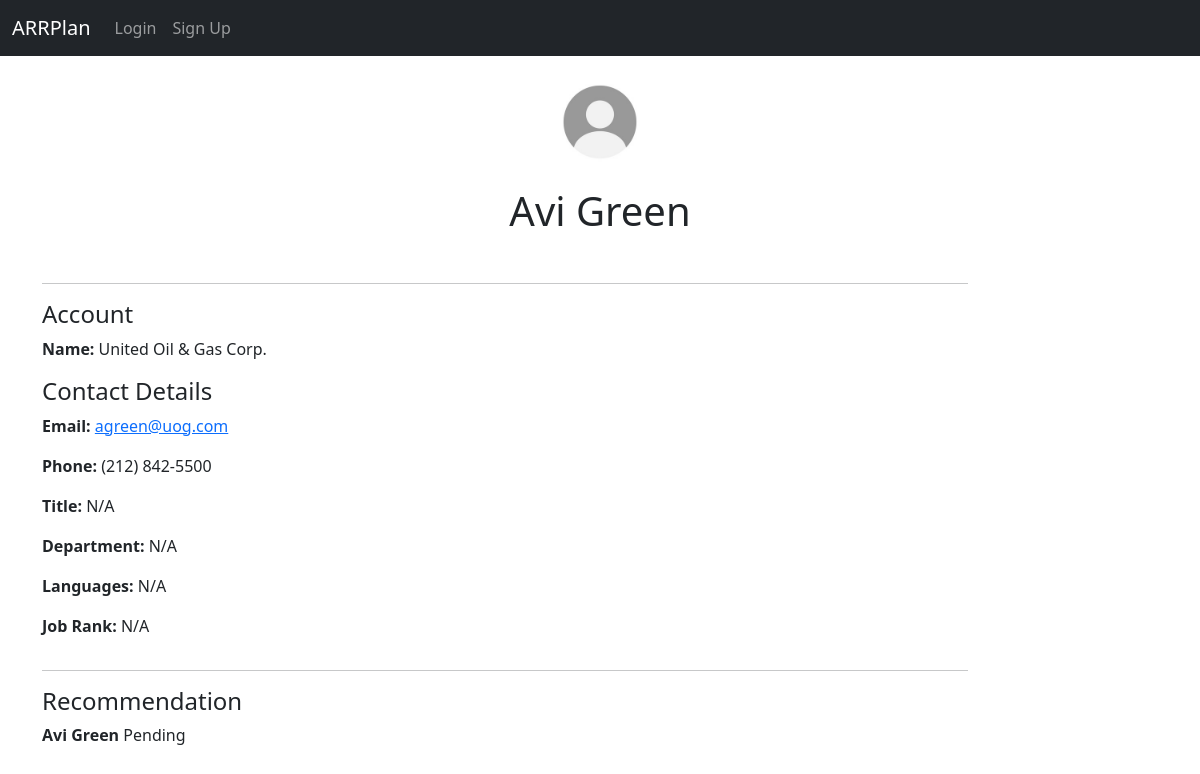
Screenshot of /contact/003Dp000004PLeQIAW with the database file from the repository.
### app/models.py (models this page shows, shortened)
class Contact(db.Model):
    __tablename__ = 'contact'
    Id = db.Column(db.String, primary_key=True)
    IsDeleted = db.Column(db.Boolean)
    MasterRecordId = db.Column(db.String)
    AccountId = db.Column(db.String, db.ForeignKey('account.Id'))
    LastName = db.Column(db.String)
    FirstName = db.Column(db.String)
    Salutation = db.Column(db.String)
    Name = db.Column(db.String)
    MailingStreet = db.Column(db.String)
    MailingCity = db.Column(db.String)
    MailingState = db.Column(db.String)
    MailingPostalCode = db.Column(db.String)
    MailingCountry = db.Column(db.String)
    MailingLatitude = db.Column(db.Float)
    MailingLongitude = db.Column(db.Float)
    MailingGeocodeAccuracy = db.Column(db.String)
    Phone = db.Column(db.String)
    Fax = db.Column(db.String)
    MobilePhone = db.Column(db.String)
    HomePhone = db.Column(db.String)
    OtherPhone = db.Column(db.String)
    AssistantPhone = db.Column(db.String)
    ReportsToId = db.Column(db.String)
    Email = db.Column(db.String)
    Title = db.Column(db.String)
    Department = db.Column(db.String)
    AssistantName = db.Column(db.String)
    LeadSource = db.Column(db.String)
    Birthdate = db.Column(db.Date)
    Description = db.Column(db.String)
    OwnerId = db.Column(db.String)
    CreatedDate = db.Column(db.DateTime)
    CreatedById = db.Column(db.String)
    LastModifiedDate = db.Column(db.DateTime)
    LastModifiedById = db.Column(db.String)
    SystemModstamp = db.Column(db.DateTime)
    LastActivityDate = db.Column(db.Date)
    LastCURequestDate = db.Column(db.Date)
    LastCUUpdateDate = db.Column(db.Date)
    LastViewedDate = db.Column(db.Date)
    LastReferencedDate = db.Column(db.Date)
    EmailBouncedReason = db.Column(db.String)
    EmailBouncedDate = db.Column(db.Date)
    IsEmailBounced = db.Column(db.Boolean)
    PhotoUrl = db.Column(db.String)
    Jigsaw = db.Column(db.String)
    JigsawContactId = db.Column(db.String)
    CleanStatus = db.Column(db.String)
    IndividualId = db.Column(db.String)
    Level__c = db.Column(db.String)
    Languages__c = db.Column(db.String)
    JobRank = db.Column(db.Integer)
    Recommendation = db.Column(db.Text)
    IsPartnerRep = db.Column(db.Boolean, default=False)
    LinkedInUrl = db.Column(db.String)

class Account(db.Model):
    __tablename__ = 'account'
    Id = db.Column(db.String, primary_key=True)
    IsDeleted = db.Column(db.Boolean)
    MasterRecordId = db.Column(db.String)
    Name = db.Column(db.String)
    Type = db.Column(db.String)
    ParentId = db.Column(db.String)
    BillingStreet = db.Column(db.String)
    BillingCity = db.Column(db.String)
    BillingState = db.Column(db.String)
    BillingPostalCode = db.Column(db.String)
    BillingCountry = db.Column(db.String)
    BillingLatitude = db.Column(db.Float)
    BillingLongitude = db.Column(db.Float)
    BillingGeocodeAccuracy = db.Column(db.String)
    ShippingStreet = db.Column(db.String)
    ShippingCity = db.Column(db.String)
    ShippingState = db.Column(db.String)
    ShippingPostalCode = db.Column(db.String)
    ShippingCountry = db.Column(db.String)
    ShippingLatitude = db.Column(db.Float)
    ShippingLongitude = db.Column(db.Float)
    ShippingGeocodeAccuracy = db.Column(db.String)
    Phone = db.Column(db.String)
    Fax = db.Column(db.String)
    AccountNumber = db.Column(db.String)
    Website = db.Column(db.String)
    PhotoUrl = db.Column(db.String)
    Sic = db.Column(db.String)
    Industry = db.Column(db.String)
    AnnualRevenue = db.Column(db.Float)
    NumberOfEmployees = db.Column(db.Integer)
    Ownership = db.Column(db.String)
    TickerSymbol = db.Column(db.String)
    Description = db.Column(db.String)
    Rating = db.Column(db.String)
    Site = db.Column(db.String)
    OwnerId = db.Column(db.String)
    CreatedDate = db.Column(db.DateTime)
    CreatedById = db.Column(db.String)
    LastModifiedDate = db.Column(db.DateTime)
    LastModifiedById = db.Column(db.String)
    SystemModstamp = db.Column(db.DateTime)
    LastActivityDate = db.Column(db.Date)
    LastViewedDate = db.Column(db.Date)
    LastReferencedDate = db.Column(db.Date)
    Jigsaw = db.Column(db.String)
    JigsawCompanyId = db.Column(db.String)
    CleanStatus = db.Column(db.String)
    AccountSource = db.Column(db.String)
    DunsNumber = db.Column(db.String)
    Tradestyle = db.Column(db.String)
    NaicsCode = db.Column(db.String)
    NaicsDesc = db.Column(db.String)
    YearStarted = db.Column(db.String)
    SicDesc = db.Column(db.String)
    DandbCompanyId = db.Column(db.String)
    OperatingHoursId = db.Column(db.String)
    CustomerPriority__c = db.Column(db.String)
    SLA__c = db.Column(db.String)
    Active__c = db.Column(db.String)
    NumberofLocations__c = db.Column(db.Float)
    UpsellOpportunity__c = db.Column(db.String)
    SLASerialNumber__c = db.Column(db.String)
    SLAExpirationDate__c = db.Column(db.Date)
    Rank = db.Column(db.Integer)
    Notes = db.Column(db.Text)
    Score = db.Column(db.Float)
    Overview = db.Column(db.Text)
    Products = db.Column(db.Text)
    Market = db.Column(db.Text)
    Achievements = db.Column(db.Text)
    IndustryPain = db.Column(db.Text)
    Concerns = db.Column(db.Text)
    OperationalChallenges = db.Column(db.Text)
    LatestNews = db.Column(db.Text)
    RecentEvents = db.Column(db.Text)
    CustomerFeedback = db.Column(db.Text)
    RecentPartnerships = db.Column(db.Text)
    Recommendations = db.Column(db.Text)
    Headcount = db.Column(db.Integer)
    TechColumn = db.Column(db.String)
    IntegrationStatus = db.Column(db.Enum('integration', 'neutral', 'competitor', name='integration_status_enum'))
    SubIndustry = db.Column(db.String)

### main.py (the view)
@app.route('/contact/<contact_id>')
def contact_details(contact_id):
    from app.prospecting import prospecting_with_contact
    contact = Contact.query.get(contact_id)
    associated_account = Account.query.get(contact.AccountId)
    rec = contact.Recommendation
    if rec is None:
        def background_task():
            with app.app_context():
                contact.Recommendation = prospecting_with_contact(contact_id)
                db.session.add(contact)
                db.session.commit()
        thread = Thread(target=background_task)
        thread.start()
    return render_template('contact_detail.html', contact=contact, associated_account=associated_account, rec=rec)

### templates/contact_detail.html
{% extends "base.html" %}
{% block content %}
    <div class="container mt-3">
        <div class="row justify-content-center">
            <div class="col-12 text-center mb-4">
                <img src="../static/img/default_profile.jpg" alt="Default Profile" class="img-fluid rounded-circle" style="width: 100px; margin-bottom: 15px;">
                <h1>{{ contact.Name }}</h1>
            </div>
        </div>
        <div class="row">
            <div class="col-md-10 col-sm-12">
                <hr>
                <h4>Account</h4>
                <p><strong>Name:</strong> {{ associated_account.Name }}</p>
                <h4>Contact Details</h4>
                <p><strong>Email:</strong> <a href="mailto:mamaral@acrisure.com">{{ contact.Email or 'N/A'}}</a></p>
                <p><strong>Phone:</strong> {{ contact.Phone or 'N/A' }}</p>
                <p><strong>Title:</strong> {{ contact.Title or 'N/A' }}</p>
                <p><strong>Department:</strong> {{ contact.Department or 'N/A' }}</p>
                <p><strong>Languages:</strong> {{ contact.Languages__c or 'N/A' }}</p>
                <p><strong>Job Rank:</strong> {{ contact.JobRank or 'N/A' }}</p>
            </div>
            <div class="col-md-10 col-sm-12">
                <hr>
                <h4>Recommendation</h4>
                <p><strong>{{ contact.Name }}</strong> {{ rec if rec else 'Pending' }}</p>
            </div>
        </div>
    </div>
{% endblock %}

### templates/base.html (shortened to what this page needs)
<!DOCTYPE html>
<html lang="en">
<head>
    <link href="https://cdn.jsdelivr.net/npm/bootstrap@5.1.3/dist/css/bootstrap.min.css" rel="stylesheet">
    <link rel="stylesheet" href="https://cdnjs.cloudflare.com/ajax/libs/datatables.net-bs5/1.13.6/dataTables.bootstrap5.min.css" />
    <link rel="stylesheet" href="https://cdnjs.cloudflare.com/ajax/libs/font-awesome/5.15.4/css/all.min.css">
</head>
<body>
<nav class="navbar sticky-top navbar-expand-lg navbar-dark bg-dark">
    <div class="container-fluid">
        <a class="navbar-brand" href="{{ url_for('index') }}">ARRPlan</a>
        <div class="collapse navbar-collapse" id="navbarNav">
            <ul class="navbar-nav ml-auto">
                {% if current_user.is_authenticated %}
                    <li class="nav-item">
                        <a class="nav-link" href="{{ url_for('logout') }}">Logout</a>
                    </li>
                {% else %}
                    <li class="nav-item {% if request.endpoint == 'login' %}active{% endif %}">
                        <a class="nav-link" href="{{ url_for('login') }}">Login</a>
                    </li>
                    <li class="nav-item {% if request.endpoint == 'signup' %}active{% endif %}">
                        <a class="nav-link" href="{{ url_for('signup') }}">Sign Up</a>
                    </li>
                {% endif %}
            </ul>
        </div>
    </div>
</nav>
    {% block content %}{% endblock %}
    <br><br>
</body>
</html>

### rows the page displays
Contact: Name "Avi Green", Email "agreen@uog.com", Phone "(212) 842-5500", Title "N/A", Department "N/A", Languages__c "N/A", JobRank "N/A"
Account: Name "United Oil & Gas Corp."

### other values shown
{{ rec if rec else 'Pending' }} "Pending"
